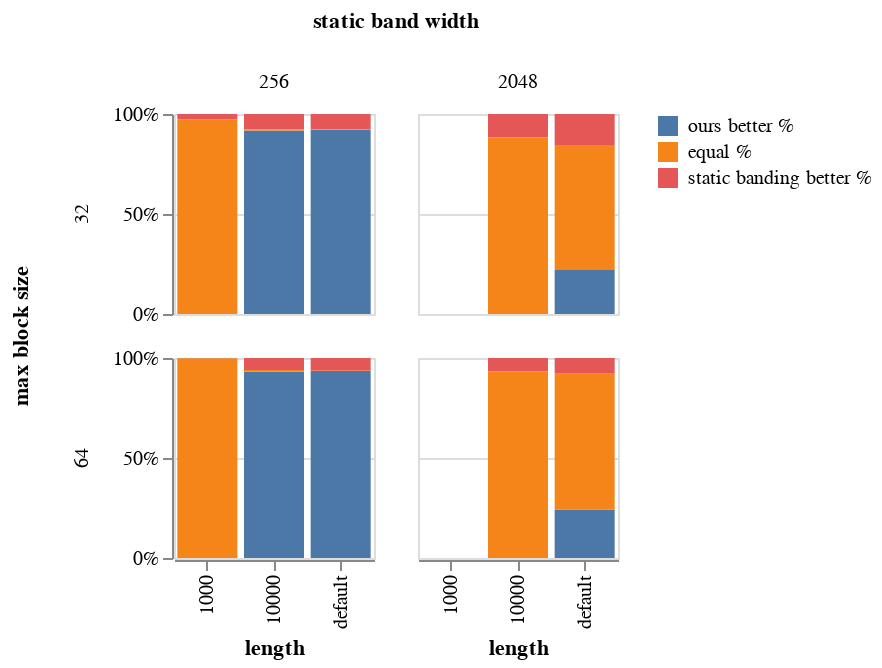

Notebook cell for this chart:
### Markdown cell above
Comparison with Static Banding

### Code cell
c = alt.Chart(cleaned2).mark_bar().encode(
    x = "length",
    y = alt.Y("sum(value)", axis = alt.Axis(title = "", format = "%")),
    color = alt.Color("variable", title = "", sort = alt.EncodingSortField(field = "order")),
    row = alt.Row("max size:N", title = "max block size"),
    column = alt.Column("band width:N", title = "static band width", sort = ["256", "2048"]),
    order = "order"
).properties(
    width = 100,
    height = 100
)
save(c, "compare_diagonal.pdf")
c

### Figure 1 — Vega-Lite specification as saved in the notebook (floating-point values rounded to 4 significant figures)
{"config": {"view": {"continuousWidth": 400, "continuousHeight": 300}}, "data": {"name": "data-cea64f15036f41dca69fee86a03239ae"}, "mark": "bar", "encoding": {"color": {"type": "nominal", "field": "variable", "sort": {"field": "order"}, "title": ""}, "column": {"type": "nominal", "field": "band width", "sort": ["256", "2048"], "title": "static band width"}, "order": {"type": "quantitative", "field": "order"}, "row": {"type": "nominal", "field": "max size", "title": "max block size"}, "x": {"type": "nominal", "field": "length"}, "y": {"type": "quantitative", "aggregate": "sum", "axis": {"format": "%", "title": ""}, "field": "value"}}, "height": 100, "width": 100, "$schema": "https://vega.github.io/schema/vega-lite/v4.8.1.json", "datasets": {"data-cea64f15036f41dca69fee86a03239ae": [{"length": "1000", "band width": "256", "max size": 32, "variable": "ours better %", "value": 0.0, "order": 0}, {"length": "1000", "band width": "256", "max size": 64, "variable": "ours better %", "value": 0.0, "order": 0}, {"length": "10000", "band width": "256", "max size": 32, "variable": "ours better %", "value": 0.9175, "order": 0}, {"length": "10000", "band width": "256", "max size": 64, "variable": "ours better %", "value": 0.9308, "order": 0}, {"length": "10000", "band width": "2048", "max size": 32, "variable": "ours better %", "value": 0.0, "order": 0}, {"length": "10000", "band width": "2048", "max size": 64, "variable": "ours better %", "value": 0.0, "order": 0}, {"length": "default", "band width": "256", "max size": 32, "variable": "ours better %", "value": 0.9198, "order": 0}, {"length": "default", "band width": "256", "max size": 64, "variable": "ours better %", "value": 0.9354, "order": 0}, {"length": "default", "band width": "2048", "max size": 32, "variable": "ours better %", "value": 0.2203, "order": 0}, {"length": "default", "band width": "2048", "max size": 64, "variable": "ours better %", "value": 0.2422, "order": 0}, {"length": "1000", "band width": "256", "max size": 32, "variable": "static banding better %", "value": 0.02653, "order": 2}, {"length": "1000", "band width": "256", "max size": 64, "variable": "static banding better %", "value": 0.002307, "order": 2}, {"length": "10000", "band width": "256", "max size": 32, "variable": "static banding better %", "value": 0.0767, "order": 2}, {"length": "10000", "band width": "256", "max size": 64, "variable": "static banding better %", "value": 0.05998, "order": 2}, {"length": "10000", "band width": "2048", "max size": 32, "variable": "static banding better %", "value": 0.1165, "order": 2}, {"length": "10000", "band width": "2048", "max size": 64, "variable": "static banding better %", "value": 0.06747, "order": 2}, {"length": "default", "band width": "256", "max size": 32, "variable": "static banding better %", "value": 0.07785, "order": 2}, {"length": "default", "band width": "256", "max size": 64, "variable": "static banding better %", "value": 0.06344, "order": 2}, {"length": "default", "band width": "2048", "max size": 32, "variable": "static banding better %", "value": 0.1551, "order": 2}, {"length": "default", "band width": "2048", "max size": 64, "variable": "static banding better %", "value": 0.07843, "order": 2}, {"length": "1000", "band width": "256", "max size": 32, "variable": "equal %", "value": 0.9735, "order": 1}, {"length": "1000", "band width": "256", "max size": 64, "variable": "equal %", "value": 0.9977, "order": 1}, {"length": "10000", "band width": "256", "max size": 32, "variable": "equal %", "value": 0.005767, "order": 1}, {"length": "10000", "band width": "256", "max size": 64, "variable": "equal %", "value": 0.009227, "order": 1}, {"length": "10000", "band width": "2048", "max size": 32, "variable": "equal %", "value": 0.8835, "order": 1}, {"length": "10000", "band width": "2048", "max size": 64, "variable": "equal %", "value": 0.9325, "order": 1}, {"length": "default", "band width": "256", "max size": 32, "variable": "equal %", "value": 0.002307, "order": 1}, {"length": "default", "band width": "256", "max size": 64, "variable": "equal %", "value": 0.001153, "order": 1}, {"length": "default", "band width": "2048", "max size": 32, "variable": "equal %", "value": 0.6246, "order": 1}, {"length": "default", "band width": "2048", "max size": 64, "variable": "equal %", "value": 0.6794, "order": 1}]}}
